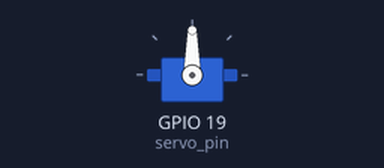
Simulated run of this program. Board: Raspberry Pi (BCM pin numbers). Shown: servo. Servo angles are drawn from the pulse width (0.5 ms = 0°, 2.5 ms = 180°). At 30.0 s the program stops and its outputs stay as they are.

Above: at 0.05 s.
At 2.0 s:
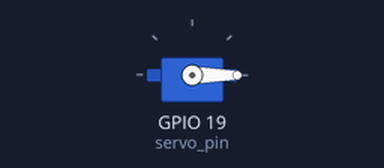
Timing chart, 0 to 6.9 s (numbered marks = the images above):
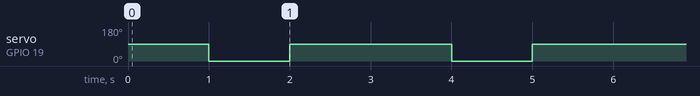

Measured:
- by itself, servo on GPIO 19 (servo_pin): alternates 90° for 2.0 s and 0° for 1.0 s

The program:

servo_entrance.py
```python
import RPi.GPIO as GPIO
import time

# Set the GPIO mode and number
GPIO.setmode(GPIO.BCM)
servo_pin = 19

# Set up the GPIO pin for PWM
GPIO.setup(servo_pin, GPIO.OUT)
pwm = GPIO.PWM(servo_pin, 50)  # 50 Hz (20 ms PWM period)

# Define duty cycle ranges for 0-180 degrees
duty_cycle_0_deg = 7.5  # Duty cycle for 0 degrees
duty_cycle_minus_90_deg = 1.5  # Duty cycle for -90 degrees

# Loop 10 times
for _ in range(10):
    # Rotate to -90 degrees
    pwm.start(duty_cycle_0_deg)
    time.sleep(1)
    pwm.ChangeDutyCycle(duty_cycle_minus_90_deg)
    time.sleep(1)

    # Rotate back to 0 degrees
    pwm.ChangeDutyCycle(duty_cycle_0_deg)
    time.sleep(1)

# Cleanup
pwm.stop()
GPIO.cleanup()
```
